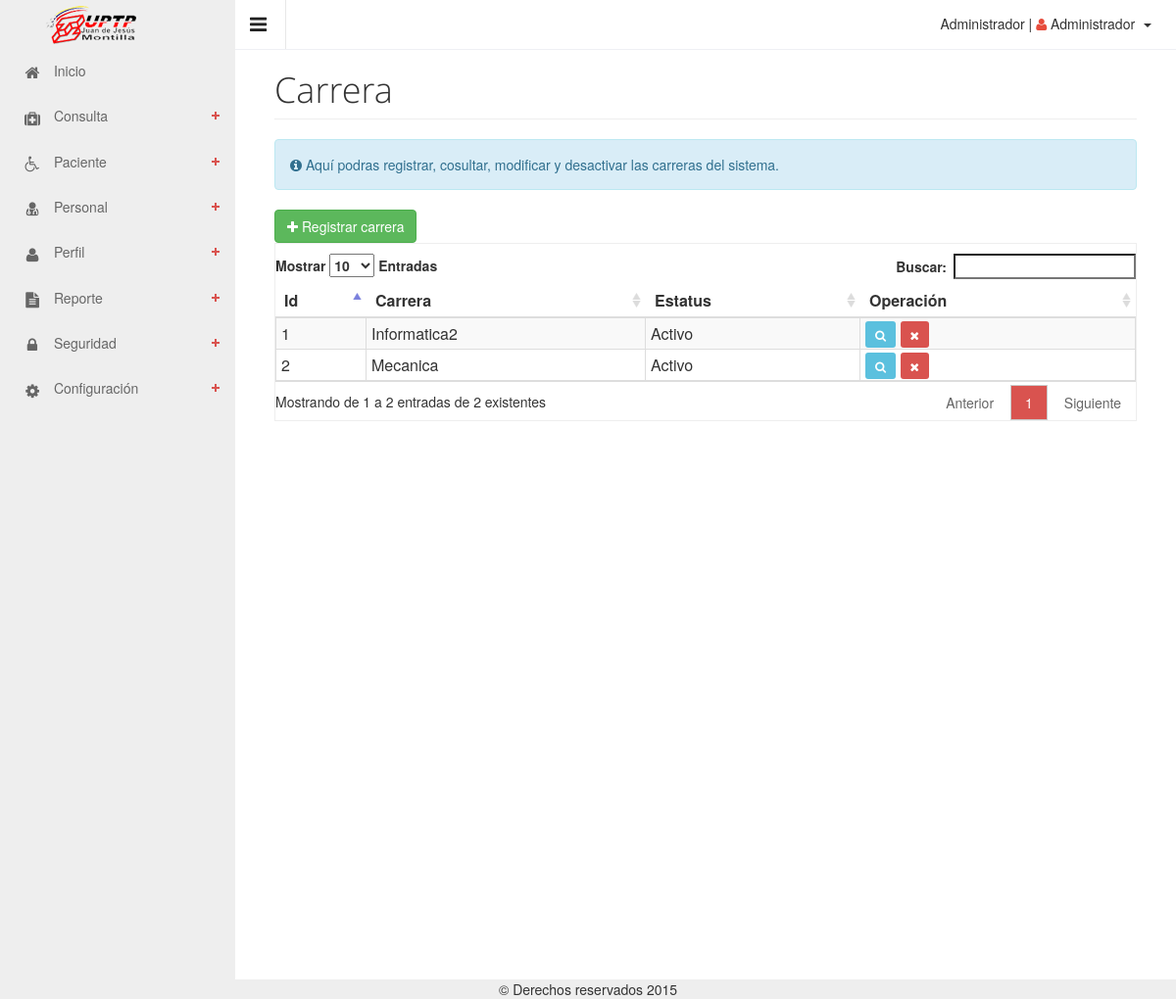
The app's page /vista/intranet.php?vista=configuracion/carrera (signed in), older data.
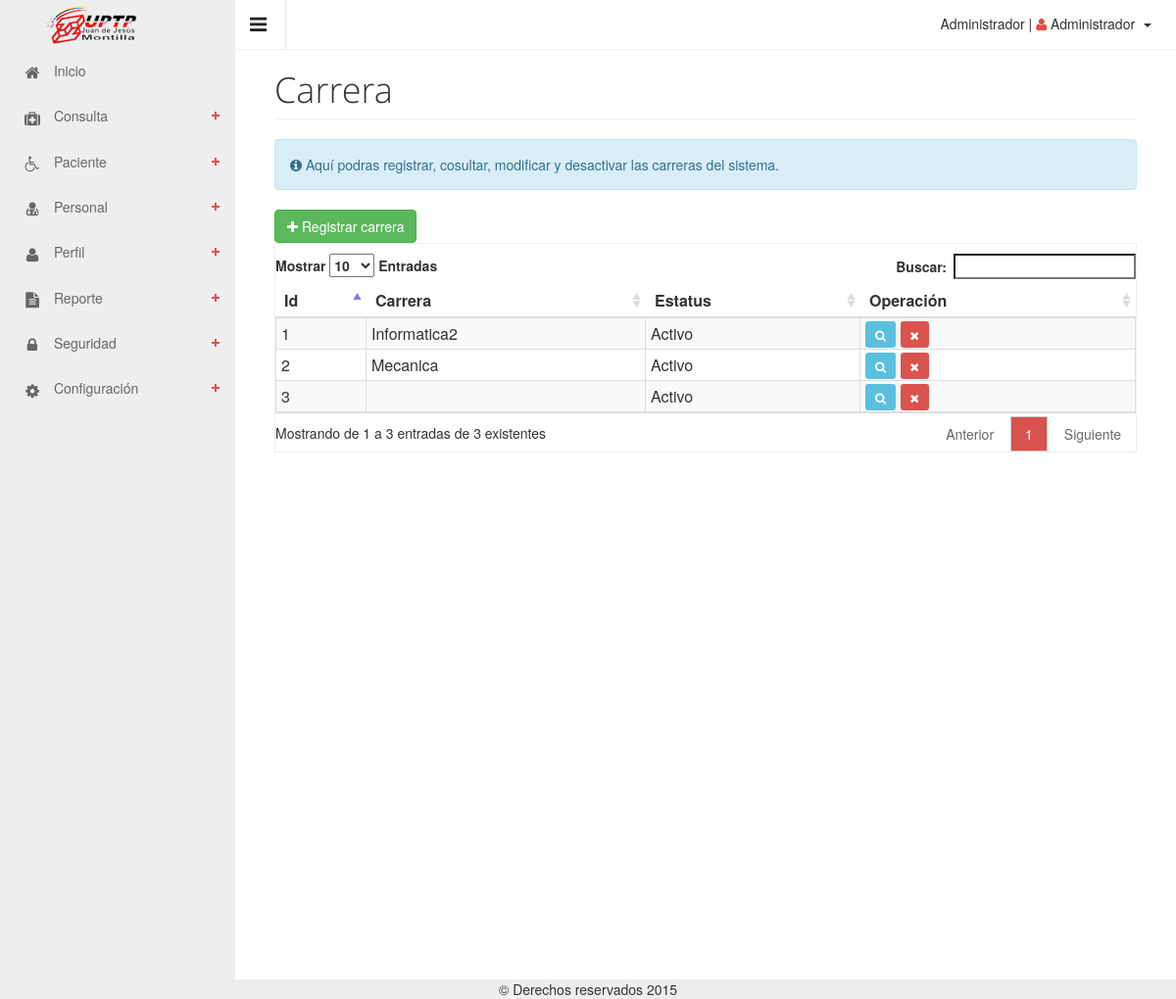
The same page, newer data.
### tables this page shows
CREATE TABLE IF NOT EXISTS `tcarrera` (
  `idtcarrera` int(11) NOT NULL AUTO_INCREMENT,
  `carrera` varchar(45) NOT NULL,
  `estatuscarrera` int(11) NOT NULL,
  PRIMARY KEY (`idtcarrera`)
);

### modelo/m_mysql.php (called while the page is built, shortened)
<?php
class bd_my
{
	private $servidor = 'localhost';
	private $usuario = 'root';
	private $clave = '';
	private $con;
	protected function conectar()
	{
		$this->con=mysql_connect($this->servidor,$this->usuario,$this->clave);
	}
	protected function filtro($sql)
	{
	  	$lrTb=mysql_query($sql,$this->con) OR die(mysql_error());
	  	return $lrTb;
	}
    protected function proximo($result)
    {
      	$laRow=mysql_fetch_array($result);
      	return $laRow;
    }
}
?>

### modelo/m_rol.php (called while the page is built, shortened)
<?php
	require_once('m_mysql.php');
	class clsRol extends bd_my
	{
		private $lcIdRol;
		function set_Rol($pcIdRol)
		{
			$this->lcIdRol=$pcIdRol;
		}
		function consultar_modulos()
		{
			$cont=0;
			$sql="SELECT idtmodulo,nombremod,iconomod,posicion FROM tmodulo,trol_has_tmodulo WHERE trol_idtrol='$this->lcIdRol' AND tmodulo_idtmodulo=idtmodulo ORDER BY posicion ASC";
			$pcsql=$this->filtro($sql);
			while($laRow=$this->proximo($pcsql))
			{
				$Fila[$cont][0]=$laRow['idtmodulo'];
				$Fila[$cont][1]=$laRow['nombremod'];
				$Fila[$cont][2]=$laRow['iconomod'];
				$Fila[$cont][3]=$laRow['posicion'];
				$cont++;
			}
			return $Fila;
		}
	}
?>

### libreria/utilidades.php (called while the page is built, shortened)
<?php
class clsUtil
{
    function quitar_acentos($cadena)
    {
        $originales = 'ÀÁÂÃÄÅÆÇÈÉÊËÌÍÎÏÐÑÒÓÔÕÖØÙÚÛÜÝÞßàáâãäåæçèéêëìíîïðñòóôõöøùúûýýþÿŔŕ';
        $modificadas = 'aaaaaaaceeeeiiiidnoooooouuuuybsaaaaaaaceeeeiiiidnoooooouuuyybyRr';
        $cadena = utf8_decode($cadena);
        $cadena = strtr($cadena, utf8_decode($originales), $modificadas);
        $cadena = strtolower($cadena);
        return utf8_encode($cadena);
    }
}
?>

### modelo/m_carrera.php (called while the page is built, shortened)
<?php
	require_once('m_mysql.php');
	class claseCarrera extends bd_my
	{
		public function listar()
		{
			$Filas = array();
			$cont = 0;
			$sql="SELECT * FROM tcarrera;";
			$pcsql=$this->filtro($sql);
			while($laRow=$this->proximo($pcsql))
			{
				$Filas[$cont] = $laRow;
				$cont++;
			}
			return $Filas;
		}
	}
?>

### vista/configuracion/carrera.php (the view, shortened to what the changed rows need)
<h1 class="page-header">Carrera</h1>
<div class="alert alert-info" role="alert">
    <strong><i class="fa fa-info-circle"></i></strong> Aquí podras registrar, cosultar, modificar y desactivar las carreras del sistema.
</div>
<a class="btn btn-success" id="btn_registrar" href="?vista=configuracion/registrar_carrera"><i class="fa fa-plus"></i> Registrar carrera</a>
<form role="form" class="form" action="../control/c_carrera.php" method="POST" name="form_carrera" role="form" class="form">
    <input type="hidden" value="eliminar_carrera" name="operacion" id="cam_operacion"/>
    <input type="hidden"  name="idtcarrera" id="cam_idtcarrera"/>
    <table class="cell-border compact hover stripe" id="filtro">
        <thead>
            <th>Id</th><th>Carrera</th><th>Estatus</th><th>Operación</th>
        </thead>
        <tbody>
        <?php
                require_once('../modelo/m_carrera.php');
                $lobjCarrera=new claseCarrera;
                $laCarrera=$lobjCarrera->listar();
                for($i=0;$i<count($laCarrera);$i++)
                {
                    $estatus=($laCarrera[$i]['estatuscarrera']==1)?'Activo':'Inactivo';
                    echo '<tr>';
                    echo '<td>'.$laCarrera[$i]['idtcarrera'].'</td>';
                    echo '<td>'.$laCarrera[$i]['carrera'].'</td>';
                    echo '<td>'.$estatus.'</td>';
                    echo '<td>';
                        echo '<a class="btn-sm btn-info" href="#" onclick="buscar('.$laCarrera[$i]['idtcarrera'].')"><i class="fa fa-search icon-white"></i></a>';
                        if($laCarrera[$i]['estatuscarrera']=='1')
                        {
                            echo ' <a class="btn-sm btn-danger" href="#" onclick="desactivar('.$laCarrera[$i]['idtcarrera'].')" ><i class="fa fa-remove icon-white"></i></a>';
                        }
                        elseif (($laCarrera[$i]['estatuscarrera']=='0') OR ($laCarrera[$i]['estatuscarrera']==0) )
                        {
                            echo ' <a class="btn-sm btn-warning" title="Restaurar" href="#" onclick="activar('.$laCarrera[$i]['idtcarrera'].')" ><i class="fa fa-refresh fa-white"></i></a>';
                        }
                    echo "</td>";
                    echo '</tr>';
                }
            ?>
            </tbody>
    </table>
</form>

### vista/intranet.php (shortened to what the changed rows need)
<?php
    $vista=(isset($_GET['vista']))?$_GET['vista']:"";
    require_once('../modelo/m_rol.php');
    require_once('../libreria/utilidades.php');
    $lobjRol=new clsRol;
    $lobjUtil=new clsUtil;
    $menu='';
    $lobjRol->set_Rol($_SESSION['idrol']);
    $laModulos=$lobjRol->consultar_modulos();
    $carpeta= split('/',$vista);
    $menu.='<li class="'.$activo.'"><a href="intranet.php"><i class="fa fa-home"></i> <span>Inicio</span></a></li>';
    for($i=0;$i<count($laModulos);$i++)
    {
        $modulo=strtolower($lobjUtil->quitar_acentos($laModulos[$i][1]));
        $activo=($modulo==$carpeta[0])?'active':'';
        $menu.='<li class="menu-list '.$activo.'" >';
        $menu.='<a href="#" class="dropdown-toggle" data-toggle="dropdown"><i class="'.$laModulos[$i][2].'"></i> <span>'.$laModulos[$i][1].'</span></a>';
        $menu.='<ul class="sub-menu-list">';
        $laServicios=$lobjRol->consultar_servicios($laModulos[$i][0]);
        for ($j=0; $j <count($laServicios) ; $j++)
        {
            if($laServicios[$j][3])
            {
                $menu.='<li ><a href="?vista='.$laServicios[$j][2].'">'.$laServicios[$j][1].'</a></li>';
            }
        }
        $menu.='</ul>';
        $menu.='</li>';
    }
?>
<html lang="es">
    <head>
        <link href="../estilo/bootstrap-3/css/bootstrap.min.css" rel="stylesheet">
        <link href="../estilo/bootstrap-3/css/style-intranet.css" rel="stylesheet">
        <link href="../estilo/bootstrap-3/css/style-responsive.css" rel="stylesheet">
        <link href="../estilo/bootstrap-3/DataTables-1.10.2/media/css/jquery.dataTables.css" rel="stylesheet">
        <link href="../estilo/font-awesome-4.3.0/css/font-awesome.min.css" rel="stylesheet">
        <link href="../libreria/bootstrap-datepicker-master/css/datepicker.css" rel="stylesheet">
    </head>
    <body class="sticky-header">
        <div class="left-side sticky-left-side" style="/* overflow: hidden; */ /* outline: none; */">
        <div class="left-side-inner">
            <ul class="nav nav-pills nav-stacked custom-nav">
                <?php echo $menu;?>
            </ul>
        </div>
    </div>
        <section class="main-content">
            <section style="margin-top:2px;" class="main">
                <?php
                    if(file_exists($vista.'.php'))
                    {
                            include($vista.'.php');
                    }
                    else
                    {
                        include_once('inicio.php');
                    }
                ?>
            </section>
        </section>
    </body>
</html>

Row changes from the older to the newer data that the page shows:
added tcarrera: idtcarrera "3", estatuscarrera "Activo"
Text that changed along with them:
text written by a page script: "Mostrar Entradas Buscar: Mostrando de 1 a 2 entradas de 2 existentes Anterior 1 Siguiente" → "Mostrar Entradas Buscar: Mostrando de 1 a 3 entradas de 3 existentes Anterior 1 Siguiente"
